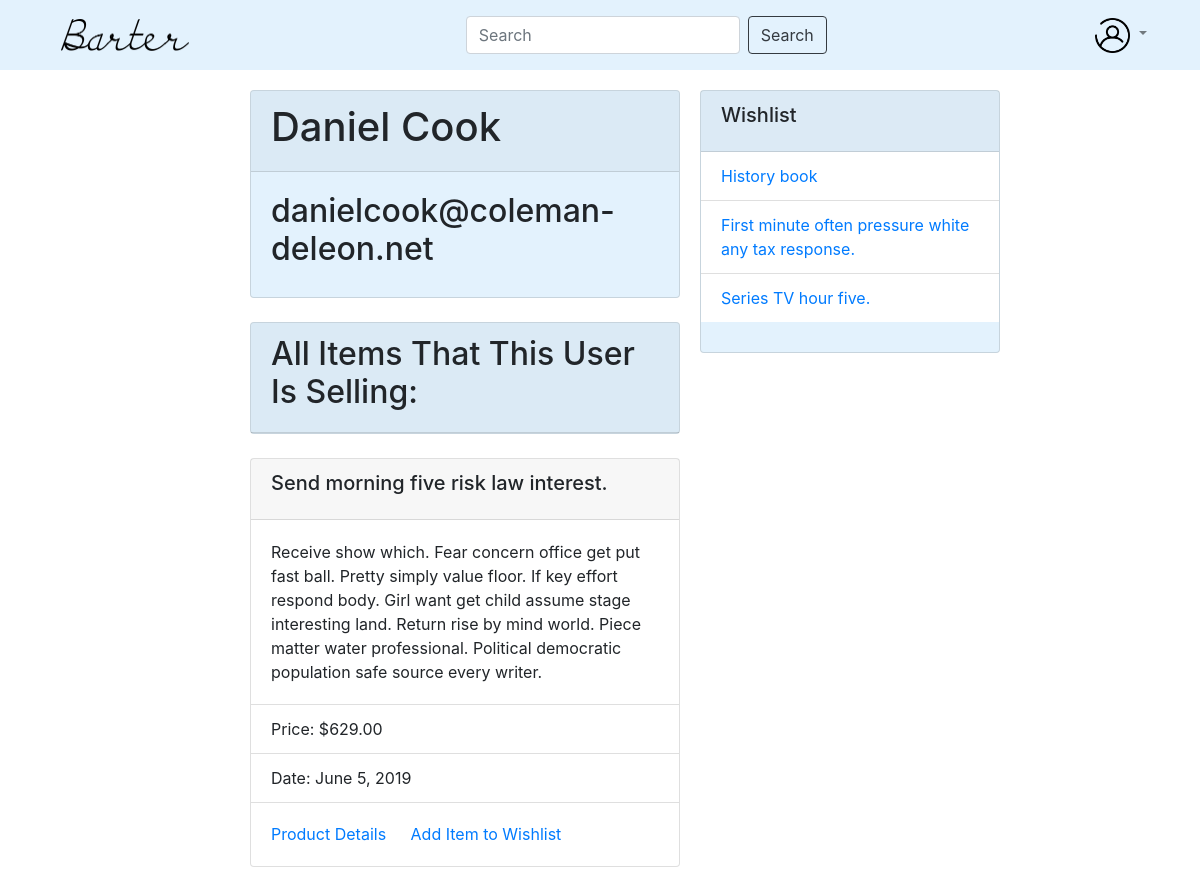
The app's page /user/20 (signed in) with its own data.
### main_app/models.py (models this page shows, shortened)
class Wishlist(models.Model):
	user = models.ForeignKey(User, on_delete=models.CASCADE)
	item = models.ForeignKey(Item, on_delete=models.CASCADE)

class Item(models.Model):
	FN = 'FN'
	BK = 'BK'
	ED = 'ED'
	DG = 'DG'
	AP = 'AP'
	AC = 'AC'
	SH = 'SH'
	ST = 'ST'
	categories = [
		(FN, 'Furniture'),
		(BK, 'Book'),
		(ED, 'Electronic Device'),
		(DG, 'Digital Good'),
		(AP, 'Apparel'),
		(SH, 'Shoes'),
		(AC, 'Accessories'),
		(ST, 'College Supply')
	]
	pid = models.UUIDField(default=uuid.uuid4, editable=False, unique=True)
	category = models.CharField(max_length=2, choices=categories, default=BK)
	title = models.CharField(max_length=128)
	price = models.DecimalField(max_digits=8, decimal_places=2)
	description = models.TextField()
	date_posted = models.DateField()
	user = models.ForeignKey(User, on_delete=models.CASCADE)

### main_app/views.py (the view)
# urls.py: path('user/<id>', views.user_page, name='user_page')
def user_page(request, id):
	check_for_wishlist_update(request)
	context = {}
	check_login(request, context)
	user = User.objects.filter(id=id)
	if user:
		context['specified_user'] = user[0]
		context['specified_user_items'] = Item.objects.filter(user=user[0])
	return render(request, "user_page.html", context)

### main_app/views.py (called while the page is built)
def check_login(request, context):
	if not request.user.is_anonymous:
			context['logged_in'] = True
			context['user'] = request.user
			user = User.objects.filter(username=request.user)[0]
			wishlist = Wishlist.objects.filter(user=user)
			context['wishlist'] = wishlist
			context['wishlist_pids'] = list(map(lambda x : x.item.pid, wishlist))
			context['user_items'] = Item.objects.filter(user=request.user)

def check_for_wishlist_update(request):
	if request.method == "POST":
		if "add_to_wishlist" in request.POST and "pid" in request.POST:
			add_to_wishlist(request.POST["pid"], User.objects.filter(username=request.user)[0])
		elif "remove_from_wishlist" in request.POST and "pid" in request.POST:
			remove_from_wishlist(request.POST["pid"], User.objects.filter(username=request.user)[0])

### templates/user_page.html (shortened to what this page needs)
{% extends "base.html" %}
{% block content %}
    {% if specified_user %}
        <div class="card mt-4" style="width: 100%; background-color:#e3f2fd;">
            <div class="card-header">
                <h1>{{ specified_user.first_name }} {{ specified_user.last_name }}</h1>
            </div>
            <div class="card-body">
                <h2>{{ specified_user.email }}</h2>
            </div>
        </div>
        <div class="card mt-4" style="width: 100%; background-color:#e3f2fd;">
            <div class="card-header">
                <h2>All Items That This User Is Selling:</h2>
            </div>
        </div>
        {% for p in specified_user_items %}
			<div class="card mt-4" style="width: 100%;">
				<div class="card-header">
					<h5 class="card-title">{{ p.title }}
					</h5>
				</div>
				<div class="card-body">
					<p class="card-text">{{ p.description }}</p>
				</div>
				<ul class="list-group list-group-flush">
					<li class="list-group-item">Price: ${{ p.price }}</li>
					<li class="list-group-item">Date: {{ p.date_posted }}</li>
				</ul>
				<div class="card-body">
					<a href="{% url 'productpage' pid=p.pid %}"+p.pid class="card-link">Product Details</a>
					{% if logged_in and p not in user_items %}
						{% if p.pid not in wishlist_pids %}
							<a href="#" class="card-link" onclick="document.getElementById('add_{{ p.pid }}').submit()">Add Item to Wishlist</a>
						{% else %}
							<a href="#" class="card-link" onclick="document.getElementById('remove_{{ p.pid }}').submit()">Remove from Wishlist</a>
						{% endif %}
					{% endif %}
				</div>
			</div>
		{% endfor %}
    {% else %}
        <h1>User not found</h1>
    {% endif %}
{% endblock %}

### templates/base.html (shortened to what this page needs)
<!DOCTYPE html>
{% load static %}
<html lang="en">
  <head>
    <link rel="stylesheet" href="https://stackpath.bootstrapcdn.com/bootstrap/4.3.1/css/bootstrap.min.css">
    <link rel="stylesheet" href="{% static "main_app/style.css" %}">
  </head>
  <body>
      <nav class="navbar navbar-expand-lg navbar-light fixed-top" style="background-color: #e3f2fd;">
        <div class="container">
          <a class="nav-link" href="/">
            <img src="{% static "barter.png" %}" alt="", width="128" height="32">
          </a>
          <form class="form-inline my-2" method="POST" action="../">
            <input class="form-control mr-xl-2" id="search" name="search_query" type="search" placeholder="Search" aria-label="Search">
            <button class="btn btn-outline-dark my-2 my-sm-0" type="submit">Search</button>
          </form>
          <div id="navbarSupportedContent">
            <ul class="navbar-nav mr-auto">
              <li class="nav-item dropdown">
                <a class="nav-link dropdown-toggle" href="#" id="navbarDropdown" role="button" data-toggle="dropdown" aria-haspopup="true" aria-expanded="false">
                  <img src="{% static "man.png" %}" width="35" height="35" alt="">
                </a>
              </li>
            </ul>
        </div>
      </nav>
    <div id="static_right">
    {% if logged_in %}
      <div class="card mt-4" style="width: 100%; background-color:#e3f2fd;">
        <div class="card-header">
          <h5 class="card-title">Wishlist</h5>
        </div>
        <div id="wishlist-items">
          {% if wishlist|length > 0 %}
            <ul class="list-group list-group-flush">
              {% for item in wishlist %}
                <li class="list-group-item">
                  <a href="{% url 'productpage' pid=item.item.pid %}" class="card-link">{{item.item.title}}</a>
                </li>
              {% endfor %}
            </ul>
          {% else %}
            <ul class="list-group list-group-flush">
              <li class="list-group-item">Your cart is empty!</li>
            </ul>
          {% endif %}
        </div>
      </div>
    {% else %}
      <div class="card mt-4" style="width: 100%; background-color:#e3f2fd;">
        <div class="card-header">
          <h5 class="card-title"><a href="{% url 'login_user' %}">Log-In</a> to see your Wishlist</h5>
        </div>
      </div>
    {% endif %}
    </div>
    <div id="content">
      {% block content %}
      {% endblock %}
    </div>
  </body>
</html>

### static/main_app/style.css (style rules this page uses)
#static_right { width: 300px; height: 500px; background-repeat: repeat-y; overflow: auto; position: sticky; margin-top: 90px; margin-right: 200px; font-size: 16px; float: right; }
#content { height: auto; padding: 20px; margin-left: 230px; margin-right: 500px; padding-bottom: 30px; overflow: auto; margin-top: 70px; }
#wishlist-items { height: 200px; overflow: scroll; }
.mt-4, .my-4 { margin-bottom: 1.5rem!important; margin-top: 0!important; }

### records on screen
Wishlist: item "History book"
Wishlist: item "First minute often pressure white any tax response."
Wishlist: item "Series TV hour five."
Item: title "Send morning five risk law interest.", description "Receive show which. Fear concern office get put fast ball. Pretty simply value floor. If key effort respond body. Girl want get child assume stage interesting land. Return rise by mind world. Piece matter water professional. Political democratic population safe source every writer.", price "629.00", date_posted "June 5, 2019"

### other values on screen
{{ specified_user.first_name }} "Daniel"
{{ specified_user.last_name }} "Cook"
{{ specified_user.email }} "danielcook@coleman-deleon.net"
